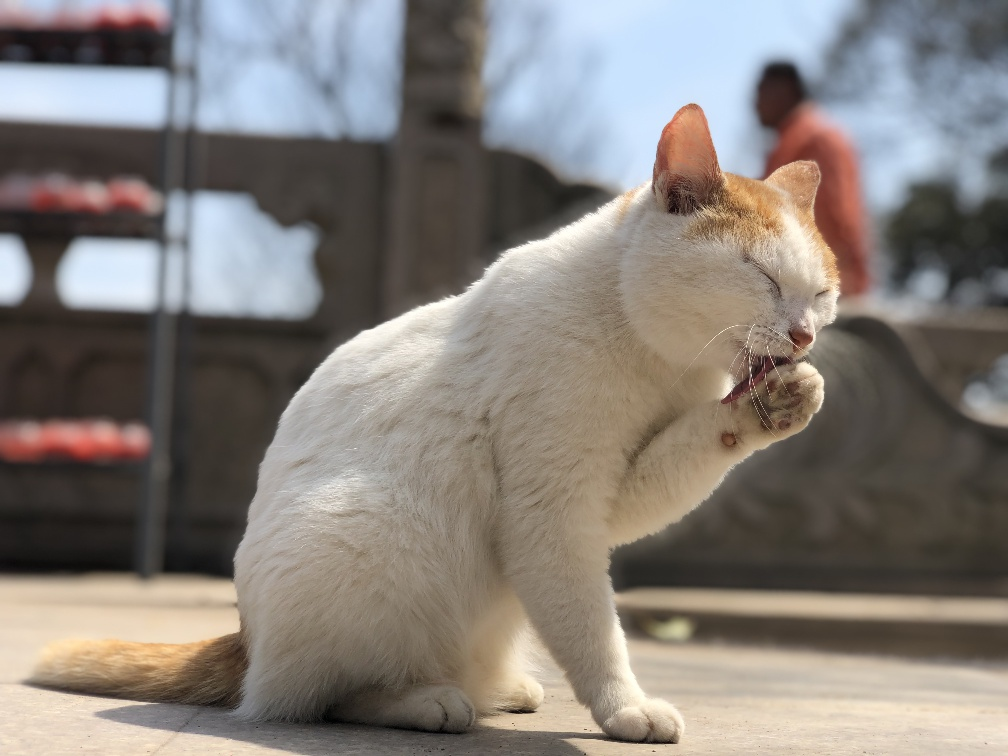
//> input picture images/smallCat.jpg, 1008 x 756 px
$ ./lab06-8_拓展实验   (built with g++ and OpenCV 4)
//> lines starting //> are read from the running program, lines starting //| are printed output that depends on the picture
#include <iostream>
#include <sstream>
#include <opencv2/core/core.hpp>
#include <opencv2/highgui/highgui.hpp>
#include <opencv2/imgproc.hpp>
#include <opencv2/core/utility.hpp>
#include <opencv2/imgcodecs.hpp>
#include <opencv2/video.hpp>
#include <opencv2/videoio.hpp>
using namespace cv;
using namespace std;


void rotateAndZoom(Mat img, const Point &center, double angle, double scale);
void myRotate(Mat img, double angle);
void myZoom(Mat img, double scale);
//2. 利用canny进行边缘检测
void cannyTest(Mat grayImg, int edgeThresh);
//3. 角点检测
void harrisTest(Mat grayImg, Mat img, int thresh);
void showImg(const string& name, const Mat& img);
void showImg(const string& name, const Mat& img) {
	namedWindow(name);
	imshow(name, img);
}

void rotateAndZoom(Mat img, const Point &center, double angle, double scale) {
	Mat rotateMat = getRotationMatrix2D(center, angle, scale);
	Mat rotatedImg = Mat::zeros(img.rows, img.cols, img.type());
	warpAffine(img, rotatedImg, rotateMat, Size(img.cols, img.rows));

	showImg("旋转后", rotatedImg);
}

// [27 lines left out: functions myRotate, myZoom, not called in this run]

void cannyTest(Mat grayImg, int edgeThresh = 1) {
	Mat blurImage, cedge;
	const char* window_name = "Canny边缘图";
	namedWindow(window_name, 1);
	blur(grayImg, blurImage, Size(3, 3));
	Canny(blurImage, cedge, edgeThresh, edgeThresh * 3, 3);
	imshow(window_name, cedge);
}

// [17 lines left out: function harrisTest, not called in this run]
int main() {
	Mat src = imread("D:/workspace/images/smallCat.jpg", 1);
//> src is the input picture: 756 rows x 1008 cols, CV_8UC3; mean B, G, R 120.8, 126.3, 132.9
	Mat gray = imread("D:/workspace/images/smallCat.jpg", 0);
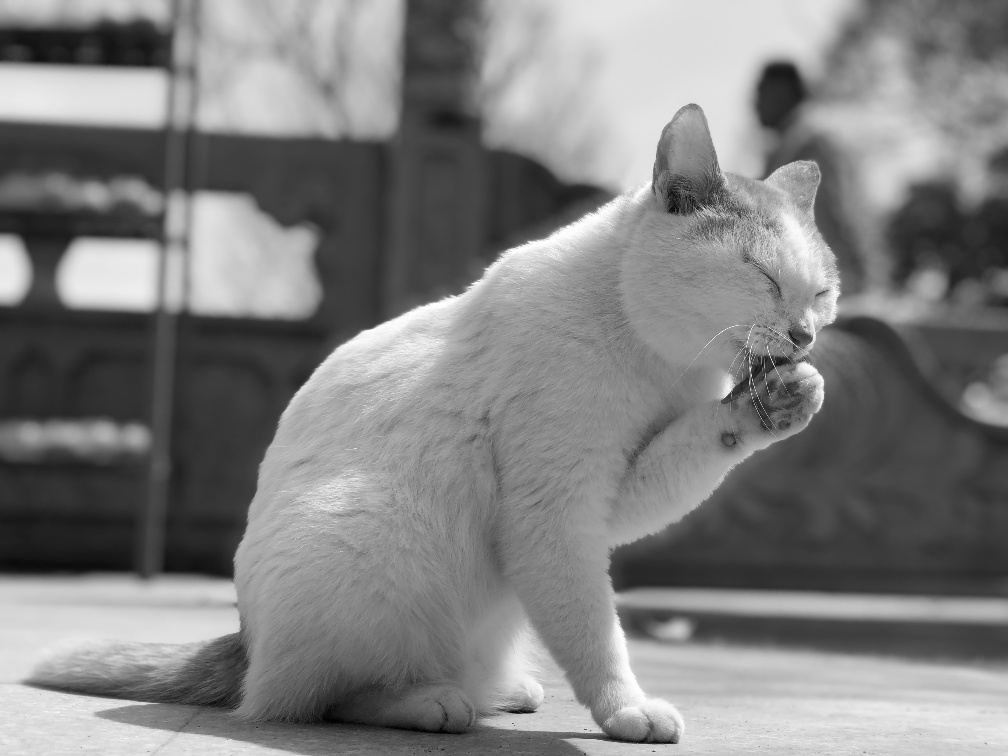
//> gray: 756 rows x 1008 cols, CV_8UC1; min 0, max 255, mean 127.6
	if (!src.data) {
		cout << "can not load img" << endl;
	}
	Mat src1 = src.clone();
	Mat src2 = src.clone();
	Mat src3 = src.clone();
	//harrisTest(gray, src, 100);
	//myRotate(src1, 45);
	//myZoom(src, 0.5);
	rotateAndZoom( src3, Point(10,10),45, 2);
//> in rotateAndZoom, `Mat rotateMat = getRotationMatrix2D(center, angle, scale);`: rotateMat = [[1.41, 1.41, -18.28], [-1.41, 1.41, 10]]
//> in rotateAndZoom, `warpAffine(img, rotatedImg, rotateMat, Size(img.cols, img.rows));`:
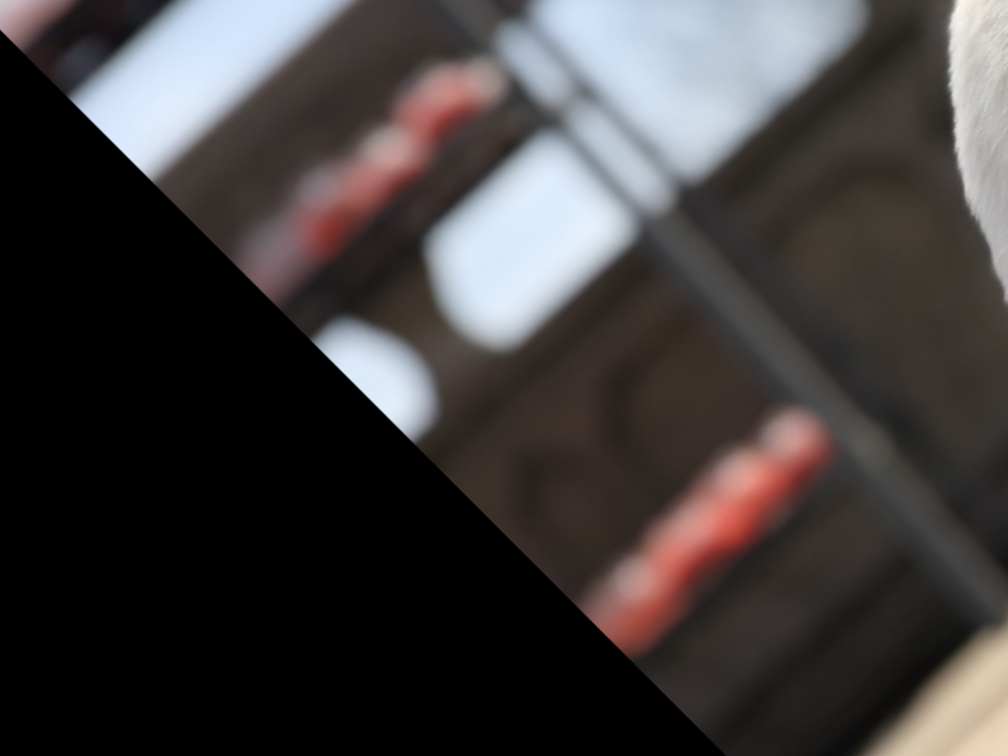
//> rotatedImg: 756 rows x 1008 cols, CV_8UC3; mean B, G, R 60.6, 60.6, 64.5
	cannyTest(gray, 1);
//> in cannyTest, `Canny(blurImage, cedge, edgeThresh, edgeThresh * 3, 3);`:
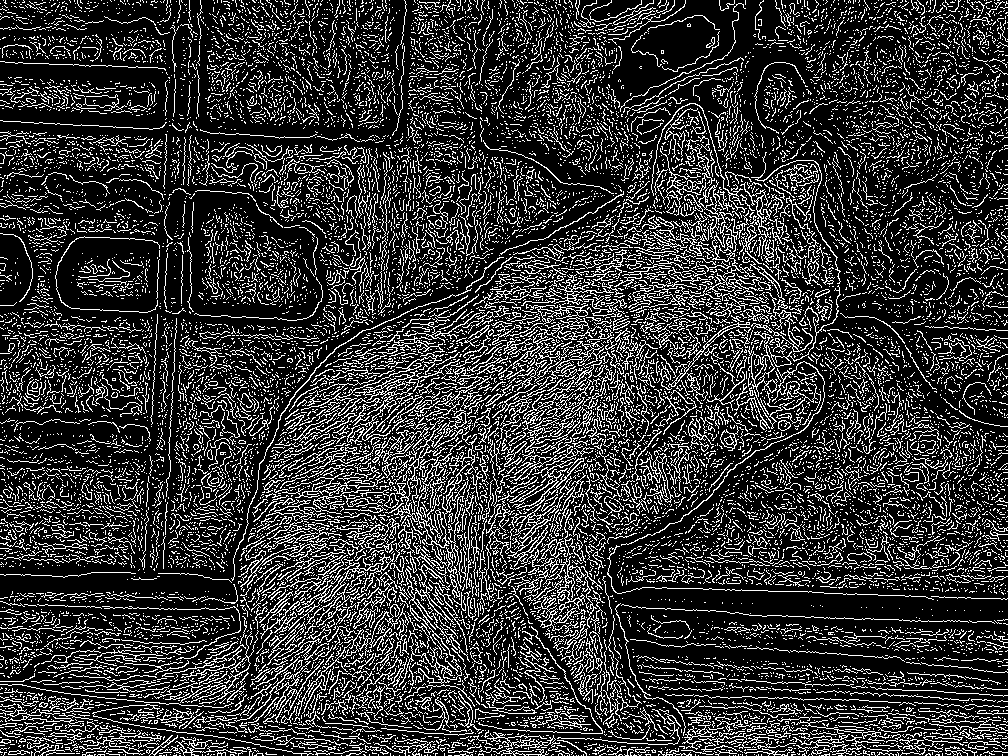
//> cedge: 756 rows x 1008 cols, CV_8UC1; 20.5% white in thin lines or dots
	//harrisTest(gray, src, 100);
	waitKey(0);
	return 0;
}
